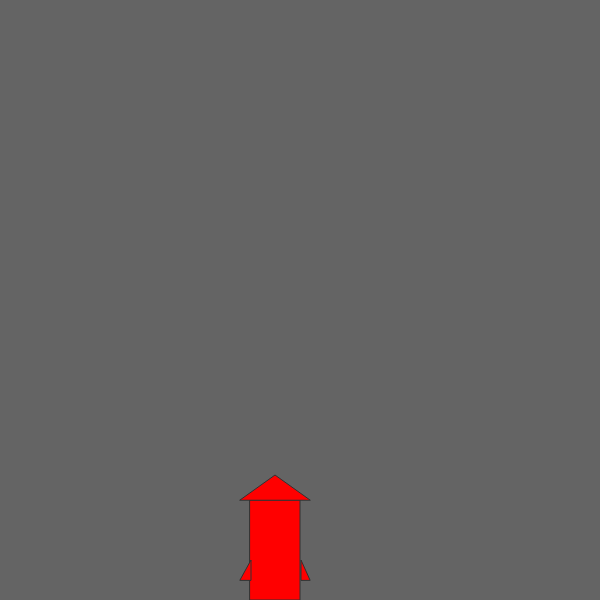
Frame 1 (no input)
Frame 60 (no input): blank canvas, image omitted
Frame 120 (the mouse pressed at the canvas centre since frame 60): blank canvas, image omitted

The p5.js sketch that drew this single still picture (run headless with seeded random() and noise() and a simulated clock; from frame 60 on, the mouse is pressed at the canvas centre):

// p5.js sketch
// ── sketch.js
// give movableShape a nice, descriptive name to work with here
// (i.e., replace the variable name myShape with something more descriptive (e.g., myCar, myRocket).)
var rocketShip = movableShape;

// Redefine drawShape() by putting your moving shape in here
// (Basically, you can copy and paste your code from last time, although you may wish to refactor it so that it's more readable.)
// That said, you may wish to try putting your unrefactored, raw drawing code from week 1 in here
rocketShip.drawShape = function () {
	//rocket
	stroke(50);
	fill('red');
	rect(300, 150, 50, 100);
	triangle(290, 150, 325, 125, 360, 150);
	triangle(290, 230, 301, 210, 301, 230);	//left tail fin
	triangle(360, 230, 351, 210, 351, 230); //right tail fin

	//flame
	noStroke();
	fill('orange');
	strokeCap(SQUARE);
	noSmooth();
	ellipse(325, 290, 30, 50);
	// your code goes here
};

// You will also need to do some work to set the speed of the shape. How do you want it to move? What do you need to change to get it to move?

setup = function() {
	createCanvas(600, 600);
};

draw = function() {
  background(100); // refresh the background
  rocketShip.display(); // display myShape
  rocketShip.update(); // and then update it
};

// ── movable-shape.js
var movableShape = {
	// x and y indicate the current position of the shape
  // x and y can be offset in setup() to move the shape wherever you'd like it to go
	x: 0,
	y: 0,
	// origin is used to store the original position of the shape
	origin: { x: 50, y: -350},
	// delta.x and delta.y indicate how much to move() the shape
	speed: { x: 0, y: -2},

	/*
		Put your shape(s) in drawShape()
		You can simply override what is here in your sketch.js:
			myShape.drawShape = function () {
				// your code goes here
			};
		It is blank here so the code runs without any revision.
	*/
	drawShape: function () {},

	// A common pattern in Processing is to give each object its own display() and update() functions, each of which are called in draw().

	// The display function uses translate() to move the shape, en masse, to the current x and y.
	display: function () {
		push();
		translate(this.x - this.origin.x, this.y - this.origin.y); // this is where the magic happens
		this.drawShape(); // this is where your drawShape() gets called
		pop();
	},

	// update() groups together all the things that happen each time draw() is called
	// If you wanted to build some acceleration in here, you might add a line or two to modify the speed
	update: function () {
		this.move();
		this.speed.y *= 1.05; //acceleration
	},

	// Applies speed.x and speed.y to the shape
	move: function () {
		this.x += this.speed.x;
		this.y += this.speed.y;
	}

};
